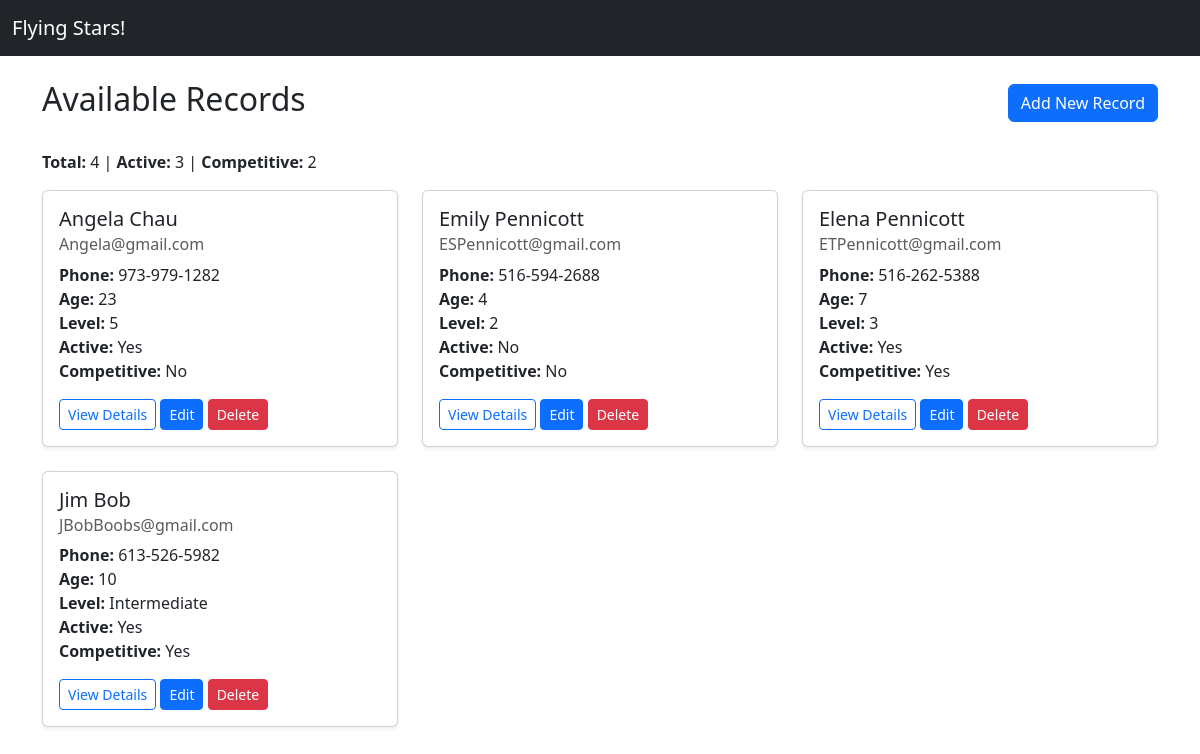
The app's page /records/, older data.
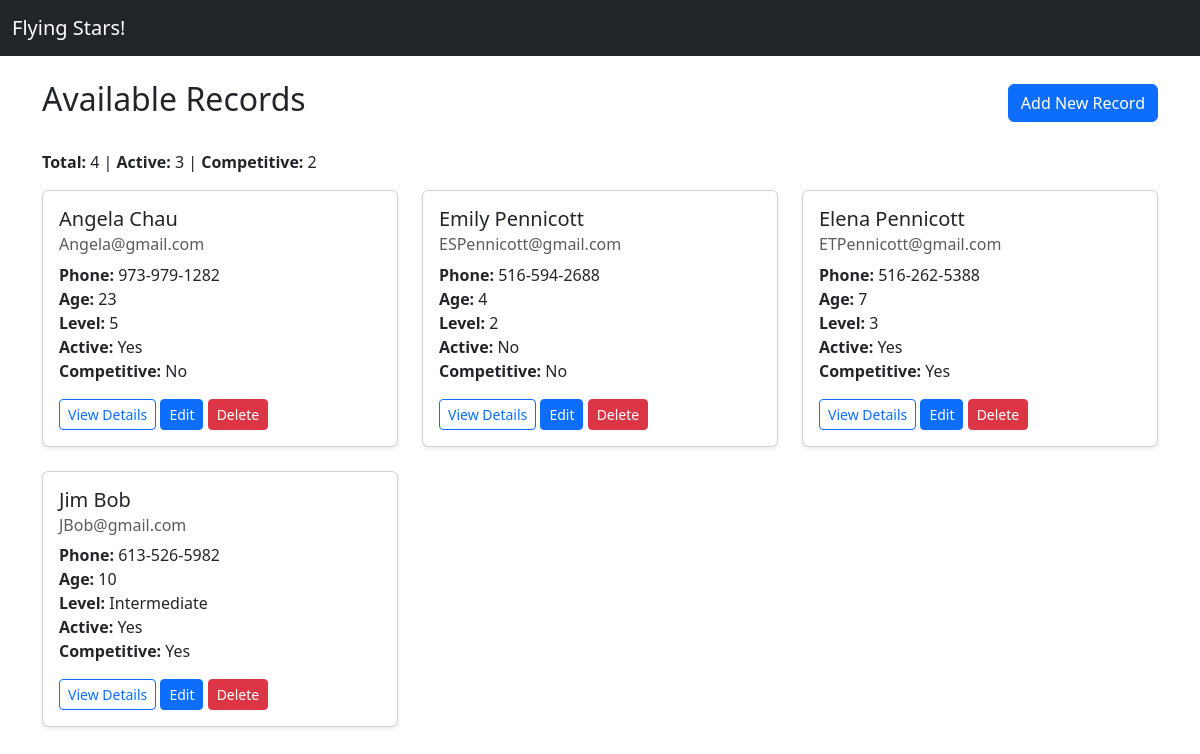
The same page, newer data.
### records/models.py (models this page shows, shortened)
class Record(models.Model):
    name = models.CharField(max_length=100, verbose_name="Full Name")
    email = models.EmailField(verbose_name="Email Address")
    phone = models.CharField(max_length=20, verbose_name="Phone Number")
    age = models.PositiveIntegerField(verbose_name="Child's Age")
    active = models.BooleanField(
        default=False, verbose_name="Is your child currently in gymnastics?")
    home_gym = models.CharField(max_length=100, verbose_name="Home Gym?")
    competitive = models.BooleanField(
        default=False, verbose_name="Do they compete in competitions?")
    level = models.CharField(
        max_length=50,
        blank=True,
        verbose_name="Competitive Level (Level/Xcel/IGH)"
    )
    challenges = models.CharField(
        max_length=255, blank=True, verbose_name="Challenges Faced")
    resources = models.CharField(
        max_length=255, blank=True, verbose_name="Helpful Resources")
    recommendations = models.CharField(
        max_length=255, blank=True, verbose_name="Recommendations")
    created_at = models.DateTimeField(auto_now_add=True)

### records/views.py (the view)
# urls.py: path('', RecordListView.as_view(), name='home'),
class RecordListView(ListView):
    model = Record
    template_name = 'records/record_list_with_edit_modal.html'
    context_object_name = 'records'
    def get_queryset(self):
        qs = super().get_queryset()
        active = self.request.GET.get('active')
        competitive = self.request.GET.get('competitive')
        if active == 'true':
            qs = qs.filter(active=True)
        elif active == 'false':
            qs = qs.filter(active=False)
        if competitive == 'true':
            qs = qs.filter(competitive=True)
        elif competitive == 'false':
            qs = qs.filter(competitive=False)
        return qs
    def get_context_data(self, **kwargs):
        context = super().get_context_data(**kwargs)
        qs = self.get_queryset()
        context["total_records"] = qs.count()
        context["active_count"] = qs.filter(active=True).count()
        context["competitive_count"] = qs.filter(competitive=True).count()
        context["form"] = RecordForm()
        return context

### templates/records/record_list_with_edit_modal.html (shortened to what this page needs)
{% extends 'base.html' %}
{% load static %}
{% block content %}
<div class="d-flex justify-content-between align-items-center mb-4">
    <h2>Available Records</h2>
    <button class="btn btn-primary" data-bs-toggle="modal" data-bs-target="#addModal" data-url="{% url 'records:record_new' %}">
      Add New Record
    </button>
</div>
<p>
    <strong>Total:</strong> {{ total_records }} |
    <strong>Active:</strong> {{ active_count }} |
    <strong>Competitive:</strong> {{ competitive_count }}
</p>
<div class="row">
    {% for record in records %}
    <div class="col-md-6 col-lg-4 mb-4" id="record-card-{{ record.id }}">
        <div class="card shadow-sm">
            <div class="card-body">
                <h5 class="card-title">{{ record.name }}</h5>
                <h6 class="card-subtitle mb-2 text-muted">{{ record.email }}</h6>
                <p class="card-text">
                    <strong>Phone:</strong> {{ record.phone }}<br>
                    <strong>Age:</strong> {{ record.age }}<br>
                    <strong>Level:</strong> {{ record.level }}<br>
                    <strong>Active:</strong> {{ record.active|yesno:"Yes,No" }}<br>
                    <strong>Competitive:</strong> {{ record.competitive|yesno:"Yes,No" }}
                </p>
                <button class="btn btn-outline-primary btn-sm"
                        data-bs-toggle="modal"
                        data-bs-target="#detailModal"
                        data-url="{% url 'records:record_detail' record.pk %}">
                  View Details
                </button>
                <a href="{% url 'records:record_edit' record.pk %}" class="btn btn-sm btn-primary">Edit</a>
                <button class="btn btn-danger btn-sm" data-bs-toggle="modal"
                        data-bs-target="#deleteModal"
                        data-record-id="{{ record.id }}"
                        data-record-name="{{ record.name }}"
                        data-url="{% url 'records:record_delete' record.id %}">
                    Delete
                </button>
            </div>
        </div>
    </div>
    {% empty %}
    <p>No records found.</p>
    {% endfor %}
</div>
{% endblock content %}

Row changes from the older to the newer data that the page shows:
changed Record "Jim Bob": email "JBobBoobs@gmail.com" → "JBob@gmail.com"
